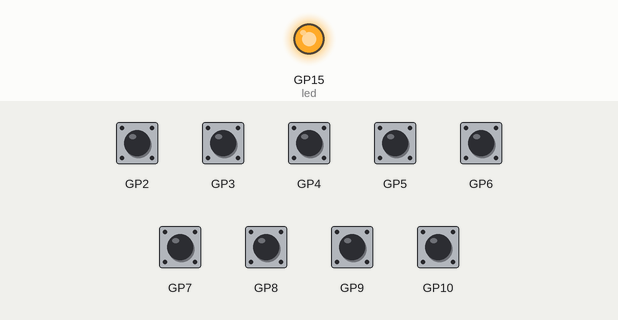
This program was run on a simulated Raspberry Pi Pico running CircuitPython. Shown: output pins drawn as LEDs (lit = HIGH). Inputs (shaded band) come from the test bench; at power-on: GP2–10 HIGH. USB keyboard and mouse output is not drawn.

Above: at 1.2 s.
1.3 s: GP2 pulled LOW for 0.15 s
At 1.39 s:
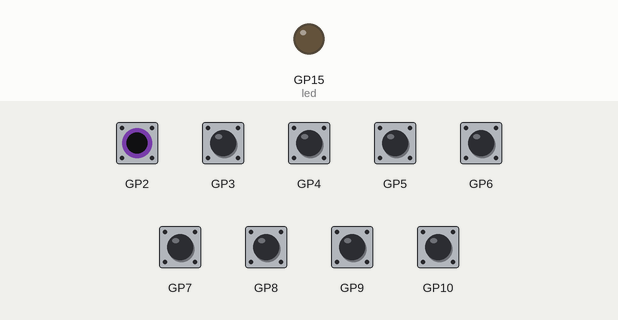
Timing chart, 0 to 4.3 s (numbered marks = the images above; inputs shaded):
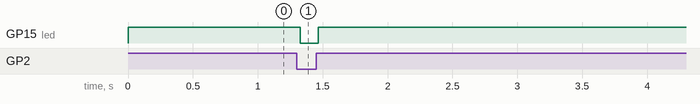

The program:

code.py
```python
import board
import digitalio
import keypad
import usb_hid
from adafruit_hid.keyboard import Keyboard
from adafruit_hid.keycode import Keycode

# Mismo orden que docs/contratos.md §1
PINES = (
    board.GP2,   # Arriba
    board.GP3,   # Abajo
    board.GP4,   # Izquierda
    board.GP5,   # Derecha
    board.GP6,   # A (rojo)
    board.GP7,   # B (verde)
    board.GP8,   # Triángulo
    board.GP9,   # Start
    board.GP10,  # Select
)

TECLAS = (
    Keycode.UP_ARROW,
    Keycode.DOWN_ARROW,
    Keycode.LEFT_ARROW,
    Keycode.RIGHT_ARROW,
    Keycode.ENTER,
    Keycode.ESCAPE,
    Keycode.F1,
    Keycode.F2,
    Keycode.F3,
)

led = digitalio.DigitalInOut(board.GP15)
led.direction = digitalio.Direction.OUTPUT
led.value = True  # encendido = firmware funcionando

teclado = Keyboard(usb_hid.devices)
# pull=True activa los pull-up internos; keypad ya filtra el rebote
botones = keypad.Keys(PINES, value_when_pressed=False, pull=True)

while True:
    evento = botones.events.get()
    if evento:
        tecla = TECLAS[evento.key_number]
        if evento.pressed:
            teclado.press(tecla)
            led.value = False  # parpadeo al presionar
        else:
            teclado.release(tecla)
            led.value = True
```

Measured:
- after the input at 1.3 s, GP15 (led): HIGH → LOW at once, → HIGH 0.14 s later
